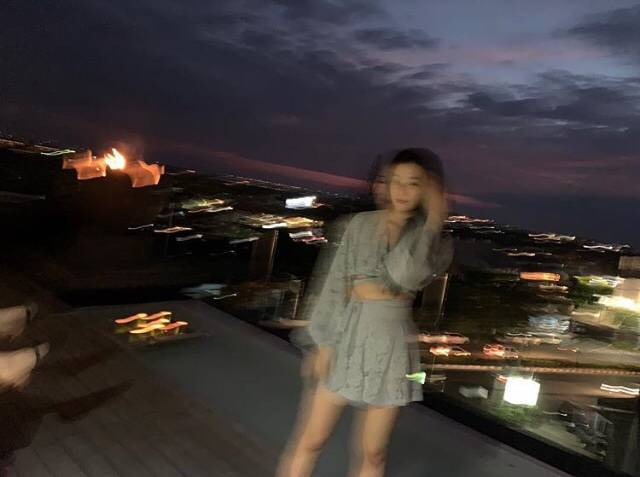
#> input picture file/girl.jpg, 640 x 477 px, found by its file name
$ python ultimate_deblur_final.py   (older library calls are emulated)
#> lines starting #> are read from the running program, lines starting #| are printed output that depends on the picture; after the words box and inside, x2 and y2 are one past the last pixel; in counts of white or black regions, pixels touching at a corner belong together
#> in process_image, image is the input picture: shape (477, 640, 3); mean B, G, R 53.8, 55, 61.4
import cv2
import numpy as np
import os

class UltimateDeblur:
    """
    최고 성능 디블러링 시스템 (OpenCV only)
    최신 논문들의 알고리즘을 OpenCV만으로 구현
    """

    def __init__(self):
        pass

    def estimate_blur_kernel_advanced(self, image, kernel_size=25):
        """
        고급 블러 커널 추정 - 여러 방법 결합
        """
#> called with kernel_size = 25
        if len(image.shape) == 3:
            gray = cv2.cvtColor(image, cv2.COLOR_BGR2GRAY)
        else:
            gray = image.copy()

        # 방법 1: Edge density 기반
        edges = cv2.Canny(gray, 50, 150)
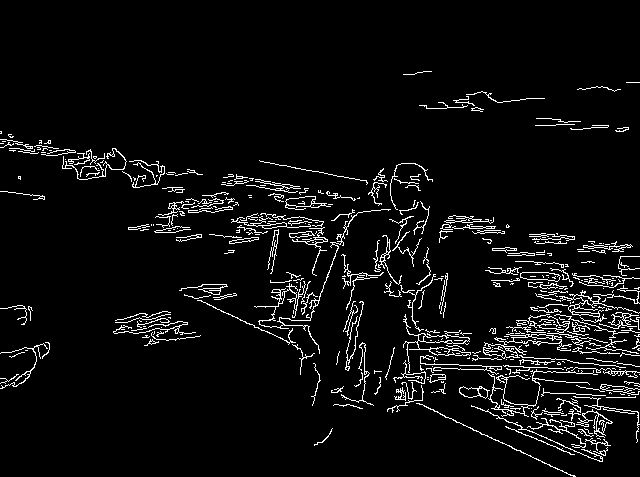
#> edges: shape (477, 640); 5.2% white in thin lines or dots, all inside (x1, y1, x2, y2) = (0, 71, 640, 477)
        edge_angles = []

        for angle in range(0, 180, 3):
            # 회전
            M = cv2.getRotationMatrix2D((gray.shape[1]//2, gray.shape[0]//2), angle, 1)
            rotated = cv2.warpAffine(edges, M, (gray.shape[1], gray.shape[0]))

            # Projection
            projection = np.sum(rotated, axis=0)
            sharpness = np.var(projection)
            edge_angles.append(sharpness)
#> this loop made 60 passes
#> sharpness on passes 1 to 12: 13289279.7, 12566896.4, 12668746, 12883705.9, 12539123.5, 12126937.6, 11900085.9, 11742212.7, 11368836.6, 11489078.2, 11273315.5, 11313067.1
#> after the loop, edge_angles = 60 values, max 35968273.8 at index 33, min 10414835.2 at index 54, mean 18700050.2

        best_angle1 = np.argmax(edge_angles) * 3
#> best_angle1 = 99
        motion_angle1 = (best_angle1 + 90) % 180
#> motion_angle1 = 9

        # 방법 2: Gradient coherence
        grad_x = cv2.Sobel(gray, cv2.CV_64F, 1, 0, ksize=3)
        grad_y = cv2.Sobel(gray, cv2.CV_64F, 0, 1, ksize=3)
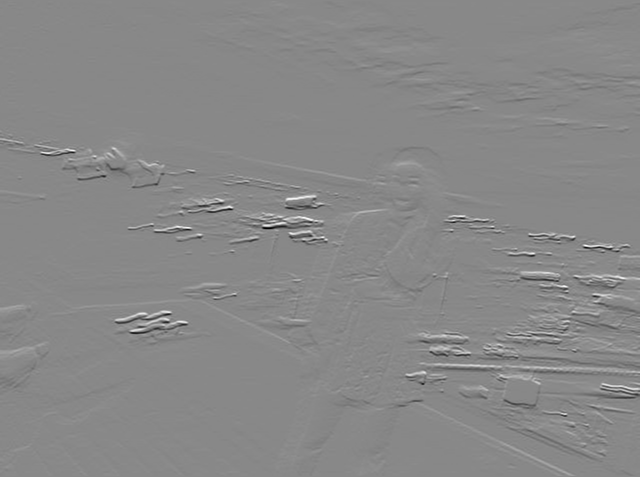
#> grad_y: shape (477, 640) float64; min -1003, max 872, mean -0.1; drawn with min black and max white

        angles = np.arctan2(grad_y, grad_x) * 180 / np.pi
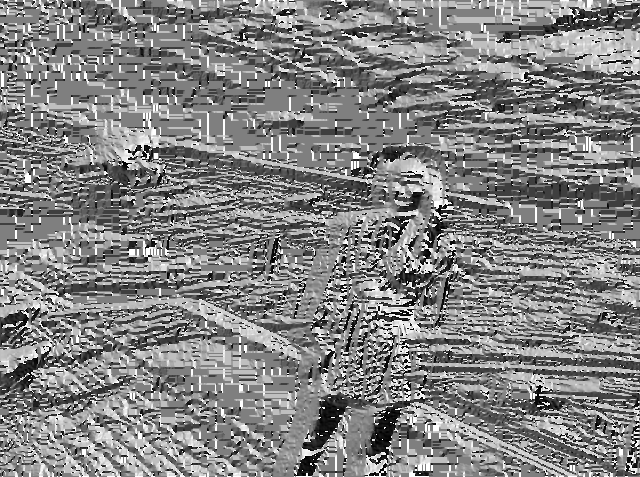
#> angles: shape (477, 640) float64; min -179.8, max 180, mean 5.1; drawn with min black and max white
        angles[angles < 0] += 180
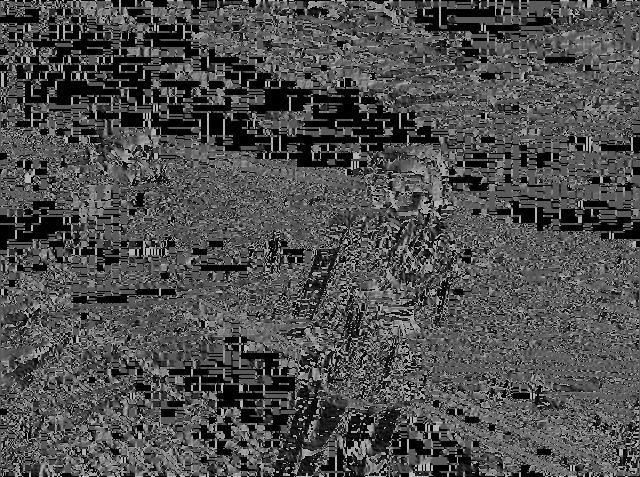
#> angles: shape (477, 640) float64; min 0, max 180, mean 77.8

        hist, bins = np.histogram(angles, bins=90, range=(0, 180))
#> hist = 90 values, max 48450 at index 0, min 541 at index 68, mean 3392; bins = 91 values from 0 to 180
        dominant_angle = bins[np.argmax(hist)]
#> dominant_angle = 0

        # 두 방법의 가중 평균
        final_angle = (motion_angle1 * 0.6 + dominant_angle * 0.4) % 180
#> final_angle = 5.4
        final_angle_rad = np.radians(final_angle)
#> final_angle_rad = 0.0942

        # 블러 길이 추정 (frequency domain analysis)
        f_transform = cv2.dft(np.float32(gray), flags=cv2.DFT_COMPLEX_OUTPUT)
        f_shift = np.fft.fftshift(f_transform)
        magnitude = cv2.magnitude(f_shift[:,:,0], f_shift[:,:,1])

        # 고주파 성분 분석
        high_freq = magnitude[magnitude.shape[0]//4:3*magnitude.shape[0]//4,
                             magnitude.shape[1]//4:3*magnitude.shape[1]//4]
        blur_strength = 1.0 / (np.mean(high_freq) + 1e-8)
#> blur_strength = 7.81e-05
        blur_length = int(np.clip(blur_strength * 15, 5, kernel_size-2))
#> blur_length = 5

        # PSF 생성
        psf = np.zeros((kernel_size, kernel_size))
        center = kernel_size // 2

        for i in range(blur_length):
            x = int(center + (i - blur_length//2) * np.cos(final_angle_rad))
            y = int(center + (i - blur_length//2) * np.sin(final_angle_rad))

            if 0 <= x < kernel_size and 0 <= y < kernel_size:
                psf[y, x] = 1.0
#> this loop made 5 passes
#> (x, y) on passes 1 to 5: (10, 11), (11, 11), (12, 12), (12, 12), (13, 12)
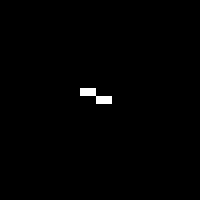
#> psf: shape (25, 25) float64 (shown 8 times larger); values 0 (black) and 1 (white), 0.64% white in thin lines or dots, all inside (x1, y1, x2, y2) = (10, 11, 14, 13)

        if np.sum(psf) > 0:
            psf = psf / np.sum(psf)
            psf = cv2.GaussianBlur(psf, (3, 3), 0.5)
            psf = psf / np.sum(psf)
        else:
            psf[center, center-blur_length//2:center+blur_length//2+1] = 1.0
            psf = psf / np.sum(psf)

        print(f"  추정된 모션: {final_angle:.1f}도, 길이: {blur_length}px")
#|   추정된 모션: 5.4도, 길이: 5px
        return psf

    def wiener_deconvolution_opencv(self, image, psf, noise_var=0.01):
        """
        Wiener 디컨볼루션 (OpenCV FFT 사용)
        """
        image_float = np.float32(image)
        img_fft = cv2.dft(image_float, flags=cv2.DFT_COMPLEX_OUTPUT)

        # PSF를 이미지 크기로 맞춤
        psf_padded = np.zeros_like(image_float)
        psf_padded[:psf.shape[0], :psf.shape[1]] = psf
        psf_fft = cv2.dft(psf_padded, flags=cv2.DFT_COMPLEX_OUTPUT)

        # Wiener 필터 계산
        psf_conj = np.zeros_like(psf_fft)
        psf_conj[:,:,0] = psf_fft[:,:,0]   # Real part
        psf_conj[:,:,1] = -psf_fft[:,:,1]  # -Imaginary part

        psf_mag_sq = psf_fft[:,:,0]**2 + psf_fft[:,:,1]**2

        # Wiener 필터 적용
        denominator = psf_mag_sq + noise_var
        denominator = np.maximum(denominator, 1e-10)

        wiener_real = psf_conj[:,:,0] / denominator
        wiener_imag = psf_conj[:,:,1] / denominator

        # 복소수 곱셈
        result_fft = np.zeros_like(img_fft)
        result_fft[:,:,0] = img_fft[:,:,0] * wiener_real - img_fft[:,:,1] * wiener_imag
        result_fft[:,:,1] = img_fft[:,:,0] * wiener_imag + img_fft[:,:,1] * wiener_real

        # 역변환
        result = cv2.idft(result_fft, flags=cv2.DFT_SCALE | cv2.DFT_REAL_OUTPUT)

        return np.clip(result, 0, 255)

    def lucy_richardson_opencv(self, image, psf, iterations=30):
        """
        Lucy-Richardson 디컨볼루션 (개선된 버전)
        """
        print(f"    Lucy-Richardson {iterations}회 반복...")

        image_float = image.astype(np.float64) + 1e-10
        estimate = image_float.copy()

        # PSF 뒤집기
        psf_flipped = cv2.flip(psf, -1)

        # 적응적 스텝 크기
        step_size = 1.0
        prev_error = float('inf')

        for i in range(iterations):
            # Forward convolution
            convolved = cv2.filter2D(estimate, -1, psf, borderType=cv2.BORDER_WRAP)
            convolved = np.maximum(convolved, 1e-12)

            # Error 계산
            error = np.mean((image_float - convolved) ** 2)

            # 적응적 스텝 크기 조정
            if error > prev_error:
                step_size *= 0.9
            else:
                step_size = min(step_size * 1.05, 1.3)

            # Correction 계산
            ratio = image_float / convolved
            correction = cv2.filter2D(ratio, -1, psf_flipped, borderType=cv2.BORDER_WRAP)

            # 업데이트
            new_estimate = estimate * (1 + step_size * (correction - 1))
            estimate = np.maximum(new_estimate, 0)

            prev_error = error

            if i % 5 == 0:
                print(f"      반복 {i+1}: 오차 {error:.6f}")

        return estimate

    def shock_filter_opencv(self, image, iterations=5, dt=0.1):
        """
        Shock Filter (엣지 강화)
        """
        print(f"  Shock Filter ({iterations}회)...")

        if len(image.shape) == 3:
            result = np.zeros_like(image, dtype=np.float64)
            for c in range(3):
                result[:, :, c] = self._shock_filter_channel(image[:, :, c], iterations, dt)
            return result
        else:
            return self._shock_filter_channel(image, iterations, dt)

    def _shock_filter_channel(self, channel, iterations, dt):
        """단일 채널 Shock Filter"""
        u = channel.astype(np.float64)

        for i in range(iterations):
            # Gradient 계산
            grad_x = cv2.Sobel(u, cv2.CV_64F, 1, 0, ksize=3)
            grad_y = cv2.Sobel(u, cv2.CV_64F, 0, 1, ksize=3)
            grad_mag = np.sqrt(grad_x**2 + grad_y**2)

            # Laplacian (2차 미분)
            laplacian = cv2.Laplacian(u, cv2.CV_64F)

            # Shock filter 업데이트
            shock_term = np.sign(laplacian) * grad_mag
            u = u + dt * shock_term

        return u

    def multi_scale_enhancement(self, image, scales=[1.0, 0.8, 0.6, 0.4]):
        """
        다중 스케일 향상
        """
        print("  다중 스케일 처리...")

        enhanced_sum = np.zeros_like(image, dtype=np.float64)
        weight_sum = 0

        for scale in scales:
            if scale == 1.0:
                scaled_img = image.copy()
            else:
                h, w = image.shape[:2]
                small = cv2.resize(image, (int(w*scale), int(h*scale)))
                enhanced_small = cv2.bilateralFilter(small.astype(np.uint8), 9, 75, 75)
                scaled_img = cv2.resize(enhanced_small, (w, h))

            weight = scale
            enhanced_sum += scaled_img.astype(np.float64) * weight
            weight_sum += weight

        return enhanced_sum / weight_sum

    def ultimate_hybrid_deblur(self, image):
        """
        궁극의 하이브리드 디블러링
        모든 최고 기법을 지능적으로 결합
        """
        print("궁극의 하이브리드 디블러링 시스템!")

        # 1단계: 고급 PSF 추정
        print("1단계: 고급 블러 커널 추정")
        psf = self.estimate_blur_kernel_advanced(image, 27)

        # 2단계: Lucy-Richardson 초기 디블러링
        print("2단계: Lucy-Richardson 디컨볼루션")
        if len(image.shape) == 3:
            lr_result = np.zeros_like(image, dtype=np.float64)
            for c in range(3):
                lr_result[:, :, c] = self.lucy_richardson_opencv(image[:, :, c], psf, 25)
        else:
            lr_result = self.lucy_richardson_opencv(image, psf, 25)

        lr_result = np.clip(lr_result, 0, 255).astype(np.uint8)

        # 3단계: Wiener 디컨볼루션으로 정제
        print("3단계: Wiener 디컨볼루션 정제")
        if len(image.shape) == 3:
            wiener_result = np.zeros_like(lr_result, dtype=np.float64)
            for c in range(3):
                wiener_result[:, :, c] = self.wiener_deconvolution_opencv(
                    lr_result[:, :, c], psf, 0.005
                )
        else:
            wiener_result = self.wiener_deconvolution_opencv(lr_result, psf, 0.005)

        wiener_result = np.clip(wiener_result, 0, 255).astype(np.uint8)

        # 4단계: Non-Local Means 디노이징
        print("4단계: Non-Local Means 디노이징")
        if len(wiener_result.shape) == 3:
            nlm_result = cv2.fastNlMeansDenoisingColored(wiener_result, None, 8, 8, 7, 21)
        else:
            nlm_result = cv2.fastNlMeansDenoising(wiener_result, None, 8, 7, 21)

        # 5단계: 다중 스케일 향상
        print("5단계: 다중 스케일 향상")
        ms_result = self.multi_scale_enhancement(nlm_result)
        ms_result = np.clip(ms_result, 0, 255).astype(np.uint8)

        # 6단계: Shock Filter로 엣지 강화
        print("6단계: Shock Filter 엣지 강화")
        shock_result = self.shock_filter_opencv(ms_result, 3, 0.05)
        shock_result = np.clip(shock_result, 0, 255).astype(np.uint8)

        # 7단계: 최종 품질 향상
        print("7단계: 최종 품질 향상")

        # CLAHE 적용
        if len(shock_result.shape) == 3:
            lab = cv2.cvtColor(shock_result, cv2.COLOR_BGR2LAB)
            l, a, b = cv2.split(lab)
            clahe = cv2.createCLAHE(clipLimit=2.0, tileGridSize=(8, 8))
            l = clahe.apply(l)
            final_result = cv2.merge([l, a, b])
            final_result = cv2.cvtColor(final_result, cv2.COLOR_LAB2BGR)
        else:
            clahe = cv2.createCLAHE(clipLimit=2.0, tileGridSize=(8, 8))
            final_result = clahe.apply(shock_result)

        # 최종 언샤프 마스킹
        gaussian = cv2.GaussianBlur(final_result, (0, 0), 1.5)
        final_result = cv2.addWeighted(final_result, 1.8, gaussian, -0.8, 0)

        return np.clip(final_result, 0, 255).astype(np.uint8)

    def process_image(self, image_path, method='ultimate', output_path=None):
        """
        이미지 처리 실행
        """
        try:
            print(f"이미지 로드: {image_path}")
            image = cv2.imread(image_path)
            if image is None:
                raise ValueError(f"이미지를 로드할 수 없습니다: {image_path}")

            print(f"처리 방법: {method}")

            if method == 'lucy_richardson':
                if len(image.shape) == 3:
                    gray = cv2.cvtColor(image, cv2.COLOR_BGR2GRAY)
                else:
                    gray = image
                psf = self.estimate_blur_kernel_advanced(gray, 25)

                if len(image.shape) == 3:
                    result = np.zeros_like(image, dtype=np.float64)
                    for c in range(3):
                        result[:, :, c] = self.lucy_richardson_opencv(image[:, :, c], psf, 30)
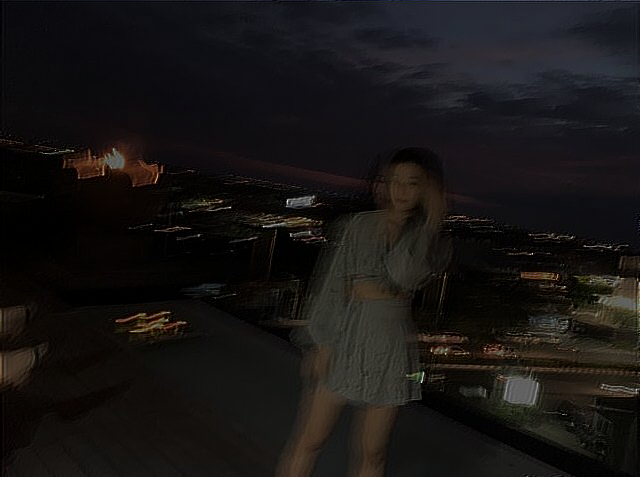
#> result: shape (477, 640, 3) float64; mean B, G, R 53.9, 55.1, 61.5; drawn with min black and max white
                else:
                    result = self.lucy_richardson_opencv(image, psf, 30)

                result = np.clip(result, 0, 255).astype(np.uint8)
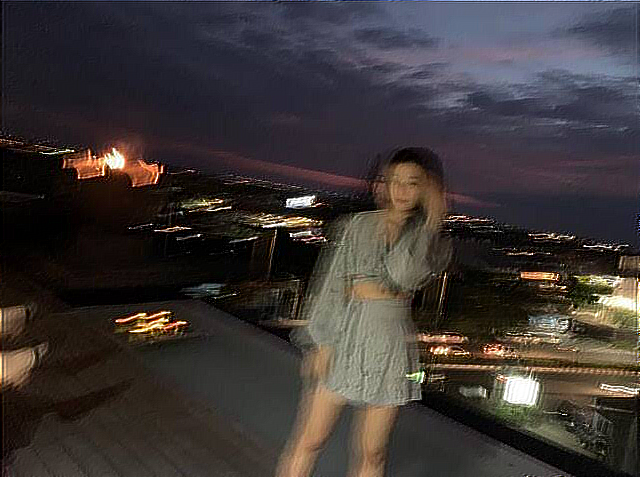
#> result: shape (477, 640, 3); mean B, G, R 53.3, 54.4, 60.7

            elif method == 'wiener':
                if len(image.shape) == 3:
                    gray = cv2.cvtColor(image, cv2.COLOR_BGR2GRAY)
                else:
                    gray = image
                psf = self.estimate_blur_kernel_advanced(gray, 25)

                if len(image.shape) == 3:
                    result = np.zeros_like(image, dtype=np.float64)
                    for c in range(3):
                        result[:, :, c] = self.wiener_deconvolution_opencv(image[:, :, c], psf)
                else:
                    result = self.wiener_deconvolution_opencv(image, psf)

                result = np.clip(result, 0, 255).astype(np.uint8)

            elif method == 'shock_filter':
                result = self.shock_filter_opencv(image, 5, 0.1)
                result = np.clip(result, 0, 255).astype(np.uint8)

            elif method == 'multi_scale':
                result = self.multi_scale_enhancement(image)
                result = np.clip(result, 0, 255).astype(np.uint8)

            elif method == 'ultimate':
                result = self.ultimate_hybrid_deblur(image)

            else:
                print("알 수 없는 방법, ultimate 사용")
                result = self.ultimate_hybrid_deblur(image)

            # 출력
            if output_path is None:
                base_name = os.path.splitext(image_path)[0]
                ext = os.path.splitext(image_path)[1]
                output_path = f"{base_name}_ultimate_{method}{ext}"

            cv2.imwrite(output_path, result)
            print(f"완료: {output_path}")

            return output_path

        except Exception as e:
            print(f"오류: {str(e)}")
            import traceback
            traceback.print_exc()
            return None

def main():
    image_path = "C:/develop/vision-test/file/girl.jpg"
    processor = UltimateDeblur()

    print("=== 궁극의 디블러링 시스템 (OpenCV Only) ===")
    print("최신 논문들의 알고리즘을 OpenCV만으로 구현!\n")

    # 최고 성능 방법들
    methods = [
        ('lucy_richardson', 'Lucy-Richardson (적응적 스텝)'),
        ('wiener', 'Wiener 디컨볼루션 (주파수 영역)'),
        ('shock_filter', 'Shock Filter (엣지 강화)'),
        ('multi_scale', '다중 스케일 향상'),
        ('ultimate', '궁극의 하이브리드 (모든 기법 결합)')
    ]

    results = []

    for method, description in methods:
        print(f"\n--- {description} ---")
        result = processor.process_image(image_path, method=method)
        if result:
            results.append(result)
            print(f"성공: {os.path.basename(result)}")
        else:
            print("실패")

    print(f"\n=== 모든 처리 완료! ===")
    print("생성된 최고 품질 파일들:")
    for i, result in enumerate(results, 1):
        print(f"   {i}. {os.path.basename(result)}")

    print(f"\n특별 추천: 'ultimate' 방법은 7단계 하이브리드 시스템!")
    print("구현된 알고리즘들:")
    print("   • 고급 PSF 추정 (Edge density + Gradient coherence)")
    print("   • Lucy-Richardson 디컨볼루션 (적응적 스텝)")
    print("   • Wiener 디컨볼루션 (주파수 영역)")
    print("   • Non-Local Means (고급 디노이징)")
    print("   • 다중 스케일 처리")
    print("   • Shock Filter (엣지 강화)")
    print("   • CLAHE + 언샤프 마스킹")

if __name__ == "__main__":
    main()
